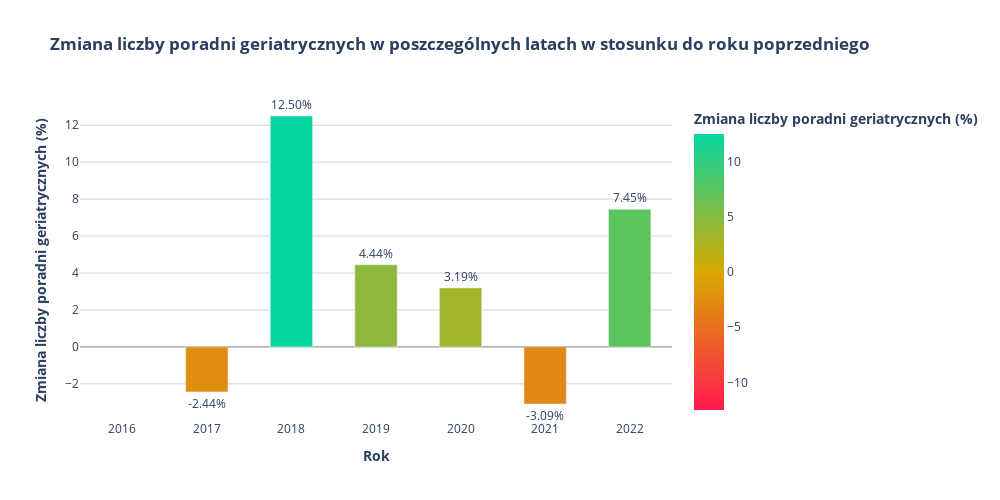

The notebook cell this image was saved under:
### Code cell
# Wykres zmiany liczby poradni AOS w poszczególnych latach

fig_l_poradni_zmiana = px.bar(
                                    df_aos_geriatria_grouped_by_year, 
                                    x="Rok", 
                                    y="L_Poradni_Zmiana", 
                                    title="<b>Zmiana liczby poradni geriatrycznych w poszczególnych latach w stosunku do roku poprzedniego",
                                    labels={"Rok": "<b>Rok", "L_Poradni_Zmiana": "<b>Zmiana liczby poradni geriatrycznych (%)"},
                                    height=500, 
                                    width=1000,
                                    color="L_Poradni_Zmiana",
                                    color_continuous_scale=["#FF1A4F", "#D8A900", "#06D6A0"],
                                    color_continuous_midpoint=0
                                    )

fig_l_poradni_zmiana.update_traces(
                                    width=0.5,
                                    hovertemplate="Rok: <b>%{x}</b> <br>Zmiana liczby poradni geriatrycznych AOS: <b>%{y:.2f}</b>%",
                                    texttemplate="%{y:.2f}%",
                                    textposition="outside"
                                    )

fig_l_poradni_zmiana.update_layout(
                                    yaxis=dict(
                                                tickformat=".1f%",
                                                showgrid=True,
                                                gridcolor="lightgray",
                                                zeroline=True,
                                                zerolinecolor="gray",
                                                zerolinewidth=1
                                                ),
                                    hoverlabel=dict(bgcolor="#B1CAF2"),
                                    hoverlabel_align="left",
                                    plot_bgcolor="white",
                                    paper_bgcolor="white",
                                    )

fig_l_poradni_zmiana.show()

### Figure 1 — Plotly figure (JSON) as saved in the notebook; plotly's stock layout.template omitted (floating-point values rounded to 4 significant figures)
{"data": [{"alignmentgroup": "True", "hovertemplate": "Rok: <b>%{x}</b> <br>Zmiana liczby poradni geriatrycznych AOS: <b>%{y:.2f}</b>%", "legendgroup": "", "marker": {"color": [null, -2.439, 12.5, 4.444, 3.191, -3.093, 7.447], "coloraxis": "coloraxis", "pattern": {"shape": ""}}, "name": "", "offsetgroup": "", "orientation": "v", "showlegend": false, "textposition": "outside", "texttemplate": "%{y:.2f}%", "type": "bar", "width": 0.5, "x": [2016, 2017, 2018, 2019, 2020, 2021, 2022], "xaxis": "x", "y": [null, -2.439, 12.5, 4.444, 3.191, -3.093, 7.447], "yaxis": "y"}], "layout": {"barmode": "relative", "coloraxis": {"cmid": 0, "colorbar": {"title": {"text": "<b>Zmiana liczby poradni geriatrycznych (%)"}}, "colorscale": [[0, "#FF1A4F"], [0.5, "#D8A900"], [1, "#06D6A0"]]}, "height": 500, "hoverlabel": {"align": "left", "bgcolor": "#B1CAF2"}, "legend": {"tracegroupgap": 0}, "paper_bgcolor": "white", "plot_bgcolor": "white", "title": {"text": "<b>Zmiana liczby poradni geriatrycznych w poszczególnych latach w stosunku do roku poprzedniego"}, "width": 1000, "xaxis": {"anchor": "y", "domain": [0, 1], "title": {"text": "<b>Rok"}}, "yaxis": {"anchor": "x", "domain": [0, 1], "gridcolor": "lightgray", "showgrid": true, "tickformat": ".1f%", "title": {"text": "<b>Zmiana liczby poradni geriatrycznych (%)"}, "zeroline": true, "zerolinecolor": "gray", "zerolinewidth": 1}}}
